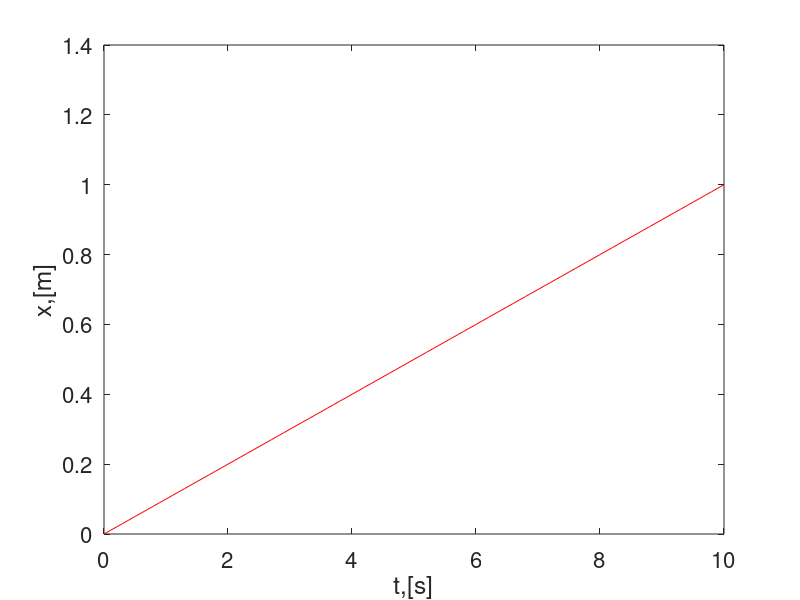
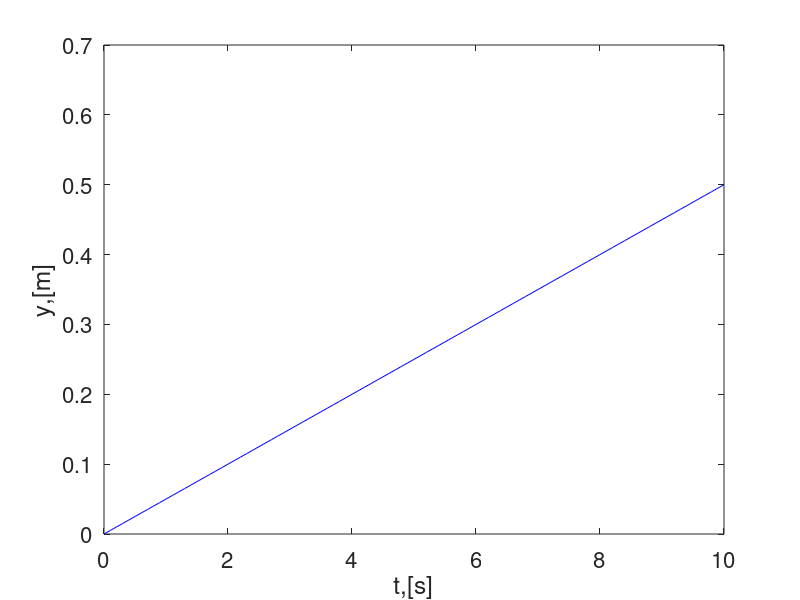
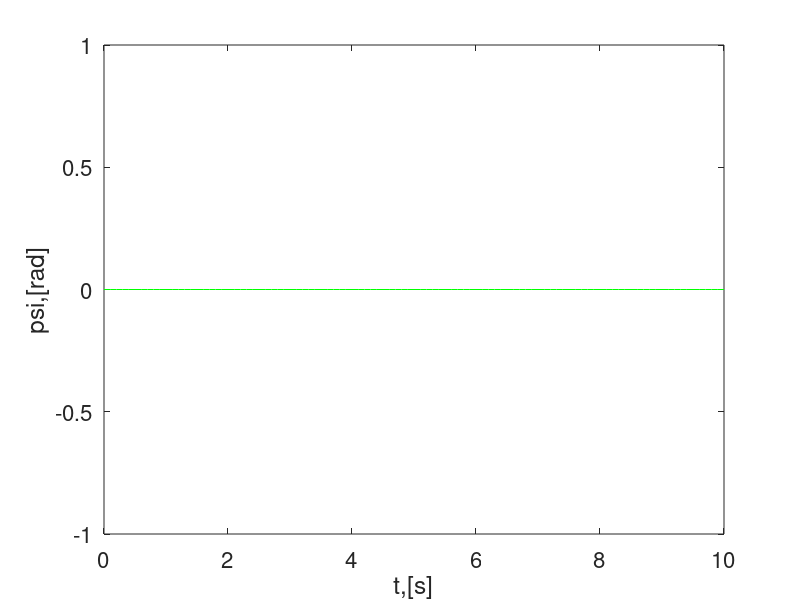

Write MATLAB code to recreate these figures, in order.
%% Kinematic simulation of a Mobile robot (Land-based)
% Euler method
% Kind of linearization for small changes in time
% Clear everything before starting simulation
clear all; clc; close all;

%% Simulation parameters
dt = 0.1; % Step size
ts = 10; % Total simulation time
t = 0:dt:ts; % Time span

%% Initial condition
x0 = 0;
y0 = 0;
psi0 = 0;

eta0 = [x0; y0; psi0];

eta(:,1) = eta0;

%% Loop starts here 
% Using for loop for the iterations
for i = 1:length(t)
   psi = eta(3,i); % Current orientation in rad.
   % Jacobian matrix
   J_psi = [cos(psi), -sin(psi), 0;
            sin(psi),  cos(psi), 0;
                   0,         0, 1];
               
   u = 0.1; % X-axis velocity w.r.t. B frame
   v = 0.05; % Y-axis velocity w.r.t. B frame
   r = 0; % Angular velocity w.r.t. B frame
   
   zeta(:,i) = [u;v;r];
   
   eta_dot(:,i) = J_psi * zeta(:,i);
   
   % Use the Euler method to find the distance
   eta(:,i+1) = eta(:,i) + dt * eta_dot(:,i);
end

%% Plotting functions
figure(1)
plot(t, eta(1,1:i), 'r-');
set(gca, 'fontsize', 16)
xlabel('t,[s]');
ylabel('x,[m]');

figure(2)
plot(t, eta(2,1:i), 'b-');
set(gca, 'fontsize', 16)
xlabel('t,[s]');
ylabel('y,[m]');

figure(3)
plot(t, eta(3,1:i), 'g-');
set(gca, 'fontsize', 16)
xlabel('t,[s]');
ylabel('psi,[rad]');



